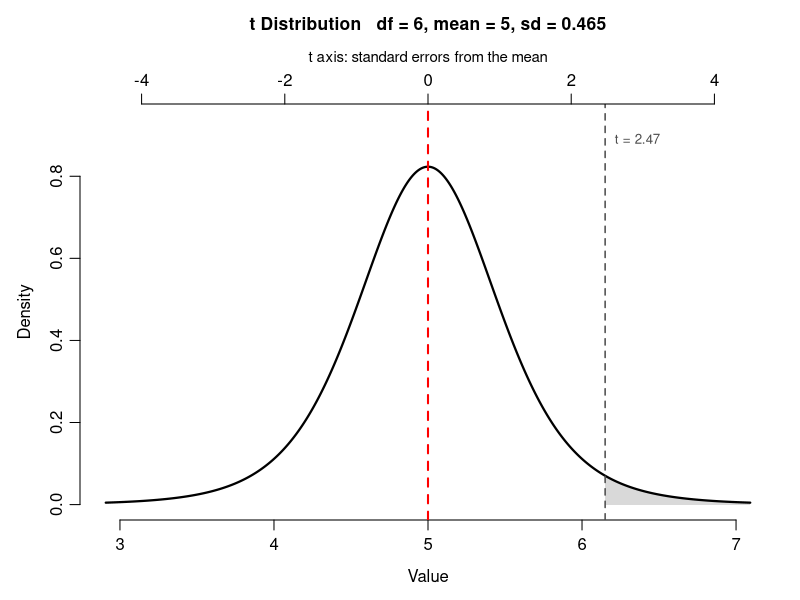

This chart was generated by the following R code:
# Draws a t density for a sample of size n.
#
# The companion to NormalCurve.R, with the same switches. The one addition is
# that a t arrives on a ruler nobody measures anything with -- its axis counts
# standard errors from the centre. Give it a mu as well and it will put your
# own units on the bottom and keep the t axis on top, so the same curve can be
# read either way.


# The usual way in. Both of the numbers the curve needs follow from these, so
# they cannot drift apart: change n and the degrees of freedom and the width
# both follow.
n <- 7           # sample size
s <- 1.23            # sample sd

mu <- 5           # where the distribution sits in your units.
                  # NULL to stay on the bare t axis instead.

# Escape hatch. With n <- NULL the two above are ignored and these are used as
# they stand, for a df or a width that does not come from a sample mean.
#   df      degrees of freedom
#   sigma   what one t unit is worth in your units
df <- 14
sigma <- 3 / sqrt(15)

# How to name the parameters in the title.
#   1 = mu and sigma, once the Greek has been introduced
#   0 = mean and sd, before it has
use_greek <- 0

# Significant digits for the title only.
digits <- 3

# Optional marks on the curve. vlines and shade are read in whatever units the
# BOTTOM axis is in -- your units if you gave a mu, t units if you did not.
# That way they mean the same thing here as in NormalCurve.R.
#
#   show_mean   1 draws a red dashed line at the centre, 0 draws nothing
#   vlines      values to mark, e.g. c(4, 6); NULL for none
#   shade       region to fill, as c(from, to). Use -Inf or Inf for an open
#               end: c(-Inf, 4) shades the left tail. NULL for no shading.
show_mean <- 1
vlines <- c(6.15)
shade <- c(6.15, 1000)

shade_col <- "grey85"

# 1 = write the t value beside each vline and each finite shade edge, so a
#     mark you set in your own units can be read off the t axis too.
# 0 = leave them unlabelled. Ignored when there is no mu, since the marks are
#     already t values then.
label_t <- 1

# ----------------------------------------------------------------------
# One sample mean of n observations: n - 1 degrees of freedom, because one is
# spent locating the centre, and a width of s / sqrt(n). Deriving both from n
# is the point of taking n as the input -- set df and sigma by hand and a
# mismatched pair still draws a perfectly plausible, wrong curve.
# ----------------------------------------------------------------------
if (!is.null(n))
{
  df <- n - 1
  sigma <- s / sqrt(n)
}

cat("df =", df, "  sigma =", signif(sigma, 4),
    if (is.null(n)) "  (set by hand)" else paste0("  (from n = ", n, ", s = ", s, ")"),
    "\n")

# With no mu, the "original" units ARE t units, so the rest of the script does
# not need to know which case it is in.
in_original <- !is.null(mu)
if (!in_original)
{
  mu <- 0
  sigma <- 1
}

# Four sds of the curve either side of the centre. A t has heavier tails than
# a Normal, so this clips a little more than it would there -- at df = 4 about
# 1.2% is left outside, against 0.006% for a Normal.
x <- mu + sigma * seq(-4.5, 4.5, length.out = 600)

# The 1/sigma is the change of units: squeezing the axis by sigma has to
# stretch the density by the same factor, or the area stops being 1.
y <- dt((x - mu) / sigma, df) / sigma

# Every value the reader is being pointed at, in bottom-axis units. Finite
# shade edges count; an infinite one is not a position on the axis.
marks <- unique(c(vlines, shade[is.finite(shade)]))
marks <- marks[marks >= min(x) & marks <= max(x)]
label_marks <- label_t && in_original && length(marks) > 0

# Headroom above the curve only if something is going to be written up there.
ytop <- max(y) * if (label_marks) 1.14 else 1.04

mu_lab <- signif(mu, digits)
sigma_lab <- signif(sigma, digits)

if (use_greek)
{
  title <- if (in_original) {
    bquote(bold("t Distribution") ~~ list(df == .(df), mu == .(mu_lab),
                                          sigma == .(sigma_lab)))
  } else {
    bquote(bold("t Distribution") ~~ list(df == .(df)))
  }
} else {
  title <- if (in_original) {
    paste0("t Distribution   df = ", df, ", mean = ", mu_lab, ", sd = ", sigma_lab)
  } else {
    paste0("t Distribution   df = ", df)
  }
}

# Room above the panel only when there is a second axis to put there. With one
# there, three things stack above the curve -- t tick labels, the t axis title,
# then the plot title -- so the title is placed by hand with mtext further out.
# Left to plot(), main lands on the same lines as the axis and prints over it.
par(mar = c(4, 4, if (in_original) 5.2 else 3.0, 1.2), mgp = c(2.3, 0.7, 0))

plot(x, y, type = "n", bty = "n", xaxt = if (in_original) "s" else "n",
     xlab = if (in_original) "Value" else "", ylab = "Density", main = "",
     ylim = c(0, ytop))

mtext(title, side = 3, line = if (in_original) 3.5 else 1.0, cex = 1.05, font = 2)

if (!in_original)
{
  t_at <- seq(-4, 4, by = 2)
  axis(1, at = t_at, labels = t_at)
  mtext(if (use_greek) bquote("t axis: standard errors from " * mu)
        else "t axis: standard errors from the mean",
        side = 1, line = 1.9, cex = 0.9)
}

if (!is.null(shade))
{
  lo <- max(shade[1], min(x))
  hi <- min(shade[2], max(x))
  if (hi > lo)
  {
    region <- c(lo, x[x > lo & x < hi], hi)
    polygon(c(region, rev(region)),
            c(dt((region - mu) / sigma, df) / sigma, rep(0, length(region))),
            col = shade_col, border = NA)
  }
  cat("Shaded from", shade[1], "to", shade[2], "  probability =",
      round(pt((shade[2] - mu) / sigma, df) - pt((shade[1] - mu) / sigma, df), 4),
      "\n")
}

lines(x, y, lwd = 2.2)

if (show_mean) {abline(v = mu, col = "red", lwd = 2, lty = 2)}
if (!is.null(vlines)) {abline(v = vlines, col = "grey30", lwd = 1.5, lty = 2)}

if (label_marks)
{
  # Nudged away from the centre and anchored on the near edge, so the label
  # sits beside its line rather than having the line drawn through it.
  pad <- 0.015 * diff(range(x))
  outward <- ifelse(marks >= mu, 1, -1)
  for (k in seq_along(marks))
  {
    text(marks[k] + outward[k] * pad, ytop * 0.95,
         labels = paste0("t = ", round((marks[k] - mu) / sigma, 2)),
         adj = c(if (outward[k] > 0) 0 else 1, 0.5), cex = 0.8, col = "grey30")
  }

  cat("\n", sprintf("%12s %10s", "value", "t"), "\n", sep = "")
  for (v in sort(marks))
  {
    cat(sprintf("%12.4g %10.3f\n", v, (v - mu) / sigma))
  }
}

# ----------------------------------------------------------------------
# The second ruler. Same positions, relabelled -- nothing is redrawn.
# ----------------------------------------------------------------------
if (in_original)
{
  t_at <- seq(-4, 4, by = 2)
  axis(3, at = mu + t_at * sigma, labels = t_at)
  mtext(if (use_greek) bquote("t axis: standard errors from " * mu)
        else "t axis: standard errors from the mean",
        side = 3, line = 1.9, cex = 0.9)

  cat("One t unit is", signif(sigma, digits), "units on the bottom axis.\n")
}
